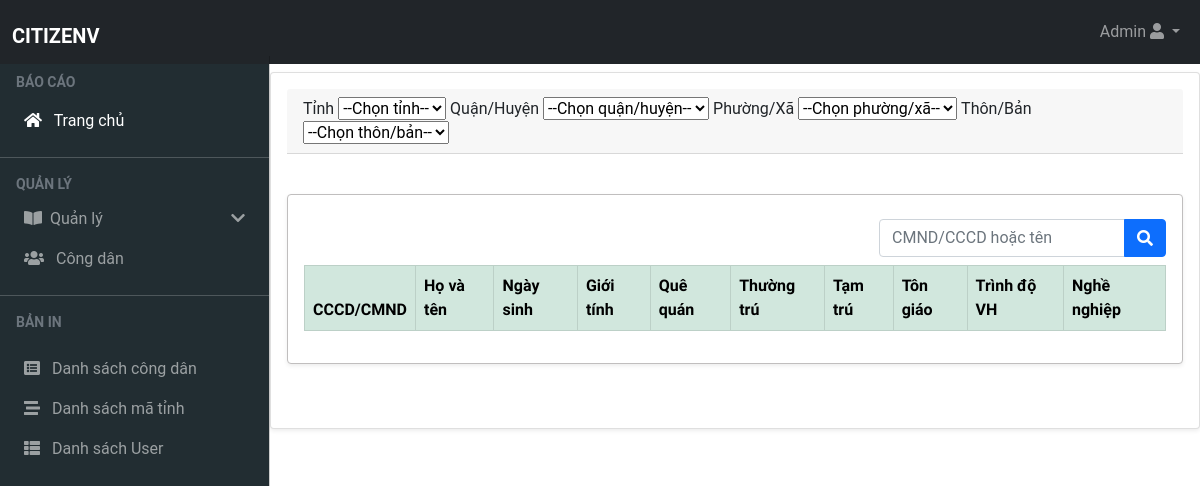
Before: /A1/citizen.php?s=030456893480 with the older database file.
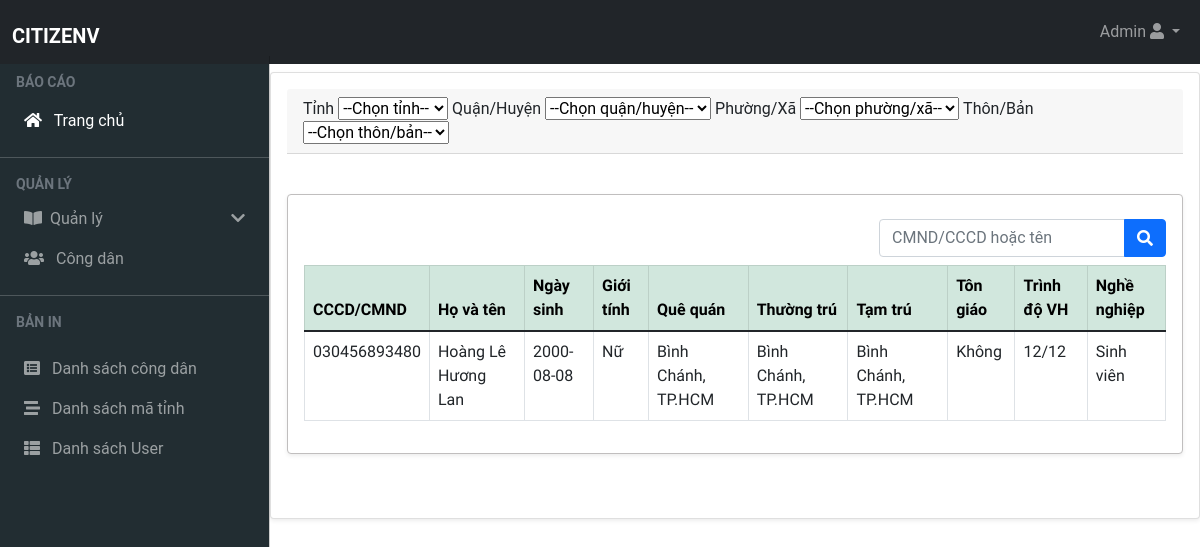
After: the same page with the newer database file.
### tables this page shows
CREATE TABLE `person` (
  `id` int(11) NOT NULL,
  `ma_khu_vuc` varchar(11) NOT NULL,
  `cccd` varchar(20) NOT NULL,
  `ho_ten` varchar(50) NOT NULL,
  `ngay_sinh` date NOT NULL,
  `gioi_tinh` varchar(50) NOT NULL,
  `que_quan` varchar(50) NOT NULL,
  `thuong_tru` varchar(200) NOT NULL,
  `tam_tru` varchar(200) NOT NULL,
  `ton_giao` varchar(50) NOT NULL,
  `hoc_van` varchar(50) NOT NULL,
  `nghe_nghiep` varchar(50) NOT NULL,
  `create_on` date NOT NULL,
  `create_by` varchar(50) NOT NULL,
  `last_update_on` date NOT NULL,
  `last_update_by` varchar(50) NOT NULL
);

### A1/dbhelp.php (called while the page is built, shortened)
<?php
function executeResult($sql) {
    $conn = mysqli_connect(HOST, USERNAME, PASSWORD, DATABASE);
    $resultset = mysqli_query($conn, $sql);
    $list = [];
    while($row = mysqli_fetch_array($resultset, 1)) {
        $list[] = $row;
    }
    return $list;
}
?>

### A1/citizen.php (the view, shortened to what this page needs)
<?php
require_once('dbhelp.php');
?>
<?php
include_once 'head.php';
?>
<body>
    <?php
    include_once 'layout/navbar.php';
    ?>
    <?php
    include_once 'layout/menubar.php';
    ?>
    <main class="mt-4 pt-5">
        <div class="container-fluid card shadow-sm p-3 mb-5 bg-body rounded fs-6">
            <div class="card-header">
                <form action="">
                    <label for="province">Tỉnh</label>
                    <select id="province" name="province">
                        <option value="">--Chọn tỉnh--</option>
                    </select>
                    <label for="district">Quận/Huyện</label>
                    <select id="district" name="district">
                        <option value="">--Chọn quận/huyện--</option>
                    </select>
                    <label for="ward">Phường/Xã</label>
                    <select id="ward" name="ward">
                        <option value="">--Chọn phường/xã--</option>
                    </select>
                    <label for="village">Thôn/Bản</label>
                    <select id="village" name="village">
                        <option value="">--Chọn thôn/bản--</option>
                    </select>
                </form>
            </div>
            <div class="card-body shadow-sm p-3 mb-5 bg-body rounded">
                <form action="" method="get" class="d-flex ms-auto  justify-content-end  py-2">
                    <div class="row">
                        <div class="input-group ">
                            <input type="text" name="s" class="form-control" placeholder="CMND/CCCD hoặc tên">
                            <button class="btn btn-primary " type="submit">
                                <i class="fas fa-search"></i>
                            </button>
                        </div>
                    </div>
                </form>
                <table class="table table-bordered table-responsive table-hover text-start" style="font-family: 'Source Sans Pro','Helvetica Neue',Helvetica,Arial,sans-serif;
                            font-weight: 400;">
                    <thead class="table-success">
                        <tr>
                            <th>CCCD/CMND</th>
                            <th>Họ và tên</th>
                            <th>Ngày sinh</th>
                            <th>Giới tính</th>
                            <th>Quê quán</th>
                            <th>Thường trú</th>
                            <th>Tạm trú</th>
                            <th>Tôn giáo</th>
                            <th>Trình độ VH</th>
                            <th>Nghề nghiệp</th>
                        </tr>
                    </thead>
                    <tbody id="bodydata">
                        <?php
                        if (isset($_GET['s']) && $_GET['s'] != '') {
                            $sql = "SELECT * FROM person WHERE cccd LIKE '" . $_GET['s'] . "%' OR ho_ten LIKE '%" . $_GET['s'] . "%'";
                        } else {
                            $sql = "SELECT * FROM person";
                        }
                        $rs = executeResult($sql);
                        foreach ($rs as $vl) {
                            echo '<tr>
                            <td>' . $vl['cccd'] . '</td>
                            <td>' . $vl['ho_ten'] . '</td>
                            <td>' . $vl['ngay_sinh'] . '</td>
                            <td>' . $vl['gioi_tinh'] . '</td>
                            <td>' . $vl['que_quan'] . '</td>
                            <td>' . $vl['thuong_tru'] . '</td>
                            <td>' . $vl['tam_tru'] . '</td>
                            <td>' . $vl['ton_giao'] . '</td>
                            <td>' . $vl['hoc_van'] . '</td>
                            <td>' . $vl['nghe_nghiep'] . '</td>
                        </tr>';
                        }
                        ?>
                    </tbody>
                </table>
            </div>
        </div>
    </main>
</body>
</html>

Changed rows visible on the page:
added person: cccd "030456893480", ho_ten "Hoàng Lê Hương Lan", ngay_sinh "2000-08-08", gioi_tinh "Nữ", que_quan "Bình Chánh, TP.HCM", thuong_tru "Bình Chánh, TP.HCM", tam_tru "Bình Chánh, TP.HCM", ton_giao "Không", hoc_van "12/12", nghe_nghiep "Sinh viên"
